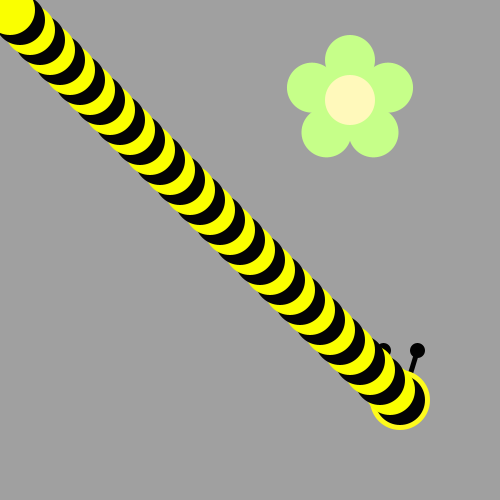
Frame 1 (no input)
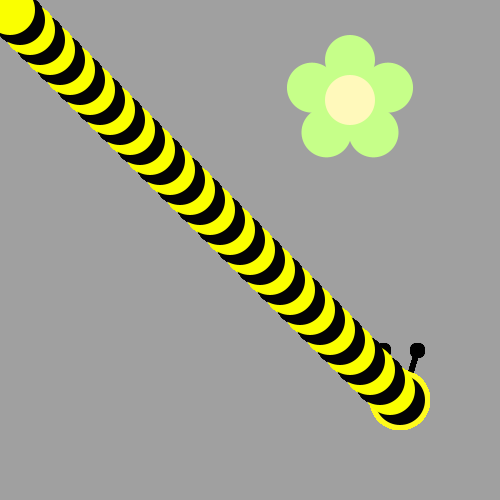
Frame 60 (the mouse pressed at the canvas centre just before this capture)
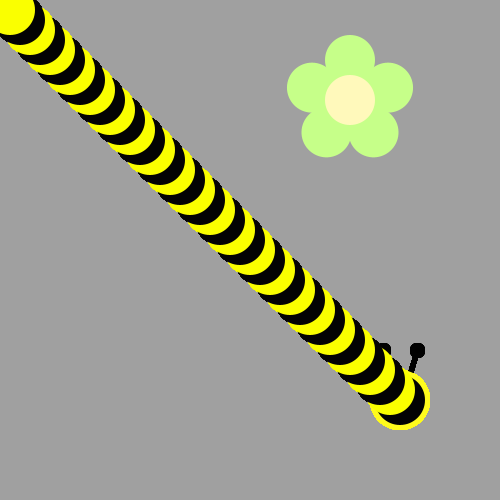
Frame 120 (the mouse held since frame 60 and released just before this capture)

The Processing sketch that drew these frames (run headless with seeded random() and noise(); from frame 60 on, the mouse is pressed at the canvas centre):

// Processing sketch: bumble_bee
// ── bumble_bee.pde

void setup() {
     ellipseMode(CENTER);
     size(500, 500);
     background(160, 160, 160);
     drawFlower(350, 100);
}

void draw() {
  
// First run the program and you should see a flower.  
  
  
/* Then, use a loop to make a body for the Bee! 
(see the image on the recipe, it's a diagonal line of circles)
Use modulo to make the colors alternate between yellow and black
*/
int size = 400 ;
drawBeeFace(400,400);
  //Starting with the largest ellipse, use a for loop to draw a bullseye with ellipses.
  for(int i = 40; i>0; i--){
   if (i % 2 == 0) {
fill(#030303);
    }
    else {
      fill(#FAFF00);
    }
    ellipse(size,size,50,50);
    size-=10;
  }


/*
Now put his head on using drawBeeFace(x,y)
*/

}

/**************   Use these methods but  DON'T CHANGE THE CODE BELOW  **************/

void drawFlower(int x, int y) {
     noStroke();
     translate(x, y);
     // draw 5 petals, rotating after each one
     fill(#c6ff89);      // green
      for (int i = 0; i < 5; i++) {
           ellipse(0, -40, 50, 50);
          rotate(radians(72));
     }
     fill(#fff9bb); // light yellow
     ellipse(0, 0, 50, 50);
} 
void drawBeeFace(int BeeFaceX, int BeeFaceY) {
     noStroke();
     fill(0, 0, 0);
     stroke(1);
     strokeWeight(5);
     line(BeeFaceX-10, BeeFaceY-27, BeeFaceX-17, BeeFaceY-50);
     line(BeeFaceX+10, BeeFaceY-27, BeeFaceX+17, BeeFaceY-50);
     ellipse(BeeFaceX-17, BeeFaceY-50, 10, 10);
     ellipse(BeeFaceX+17, BeeFaceY-50, 10, 10);
     noStroke();
     fill(255, 251, 28);
     ellipse(BeeFaceX, BeeFaceY, 60, 60); // face
     fill(255, 237, 209);
     fill(0,0,0);
      ellipse(BeeFaceX-10, BeeFaceY-15, 10, 10); // eyes
     ellipse(BeeFaceX+10, BeeFaceY-15, 10, 10);
      ellipse(BeeFaceX, BeeFaceY-5, 10, 10); // nose
      ellipse(BeeFaceX, BeeFaceY+10, 20, 10);// mouth
     fill(255, 251, 28);
     ellipse(BeeFaceX, BeeFaceY+5, 20, 6);
}
